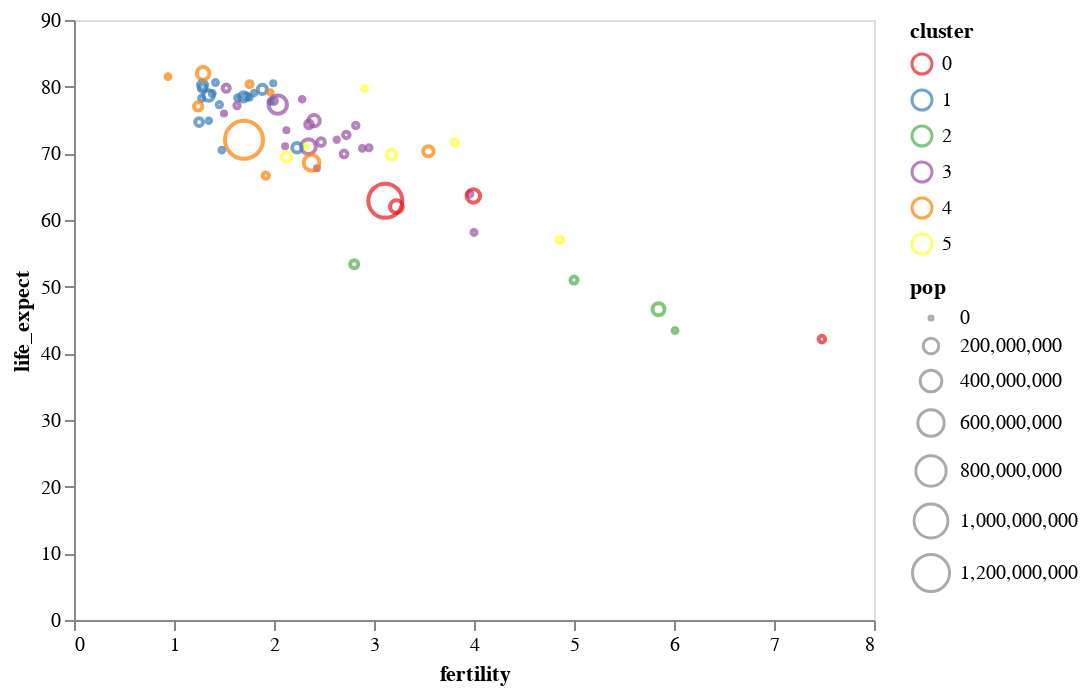

Notebook code cell kept with this figure:
### Markdown cell above
Now let's go back to the chart just with no gridlines.  Next up is to change the color palette for the `cluster` attribute.   [Scale Ranges](https://vega.github.io/vega-lite/docs/scale.html#range) indicates that in Vega-Lite, the default color palettes are chosen based on the attribute's type:
* "category" for nominal fields.
* "ordinal" for ordinal fields.
* "heatmap" for quantitative and temporal fields with "rect" marks and "ramp' for other marks

Color palettes can be set using the `range` or `scheme` property within the [`altair.Scale()`](https://altair-viz.github.io/user_guide/generated/core/altair.Scale.html#altair.Scale) function. To learn more about `altair.Color()`, click [here](https://altair-viz.github.io/user_guide/generated/channels/altair.Color.html).

See the [Color Schemes](https://vega.github.io/vega/docs/schemes/) documentation for the various schemes that are available and the [Scale > Color Schemes](https://vega.github.io/vega-lite/docs/scale.html#scheme) documentation for examples.

For this example, we'll pick the [`set1`](https://vega.github.io/vega/docs/schemes/#set1) scheme.

### Code cell
alt.Chart(data_2000).mark_point().encode(
    x = alt.X('fertility:Q', axis = alt.Axis(grid = False)),
    y = alt.Y('life_expect:Q', axis = alt.Axis(grid = False)),
    color = alt.Color('cluster:N', scale = alt.Scale(scheme = 'set1' )),
    size = 'pop:Q'
)

### Figure 1 — Vega-Lite specification as saved in the notebook (floating-point values rounded to 4 significant figures)
{"config": {"view": {"continuousWidth": 400, "continuousHeight": 300}}, "data": {"name": "data-fdeb0b749a6385830bd1445d39ad6ea0"}, "mark": "point", "encoding": {"color": {"field": "cluster", "scale": {"scheme": "set1"}, "type": "nominal"}, "size": {"field": "pop", "type": "quantitative"}, "x": {"axis": {"grid": false}, "field": "fertility", "type": "quantitative"}, "y": {"axis": {"grid": false}, "field": "life_expect", "type": "quantitative"}}, "$schema": "https://vega.github.io/schema/vega-lite/v4.17.0.json", "datasets": {"data-fdeb0b749a6385830bd1445d39ad6ea0": [{"year": 2000, "country": "Afghanistan", "cluster": 0, "pop": 23898198, "life_expect": 42.13, "fertility": 7.479}, {"year": 2000, "country": "Argentina", "cluster": 3, "pop": 37497728, "life_expect": 74.34, "fertility": 2.35}, {"year": 2000, "country": "Aruba", "cluster": 3, "pop": 69539, "life_expect": 73.45, "fertility": 2.124}, {"year": 2000, "country": "Australia", "cluster": 4, "pop": 19164620, "life_expect": 80.37, "fertility": 1.756}, {"year": 2000, "country": "Austria", "cluster": 1, "pop": 8113413, "life_expect": 78.98, "fertility": 1.382}, {"year": 2000, "country": "Bahamas", "cluster": 3, "pop": 290075, "life_expect": 71.07, "fertility": 2.111}, {"year": 2000, "country": "Bangladesh", "cluster": 0, "pop": 130406594, "life_expect": 62.01, "fertility": 3.224}, {"year": 2000, "country": "Barbados", "cluster": 3, "pop": 273483, "life_expect": 75.97, "fertility": 1.5}, {"year": 2000, "country": "Belgium", "cluster": 1, "pop": 10263618, "life_expect": 78.32, "fertility": 1.638}, {"year": 2000, "country": "Bolivia", "cluster": 3, "pop": 8152620, "life_expect": 63.88, "fertility": 3.958}, {"year": 2000, "country": "Brazil", "cluster": 3, "pop": 175552771, "life_expect": 71.01, "fertility": 2.345}, {"year": 2000, "country": "Canada", "cluster": 3, "pop": 31278097, "life_expect": 79.77, "fertility": 1.522}, {"year": 2000, "country": "Chile", "cluster": 3, "pop": 15153450, "life_expect": 77.86, "fertility": 2.0}, {"year": 2000, "country": "China", "cluster": 4, "pop": 1262645000, "life_expect": 72.03, "fertility": 1.7}, {"year": 2000, "country": "Colombia", "cluster": 3, "pop": 39685655, "life_expect": 71.68, "fertility": 2.47}, {"year": 2000, "country": "Costa Rica", "cluster": 3, "pop": 3710558, "life_expect": 78.12, "fertility": 2.281}, {"year": 2000, "country": "Croatia", "cluster": 1, "pop": 4410830, "life_expect": 74.88, "fertility": 1.348}, {"year": 2000, "country": "Cuba", "cluster": 3, "pop": 11134273, "life_expect": 77.16, "fertility": 1.63}, {"year": 2000, "country": "Dominican Republic", "cluster": 3, "pop": 8385828, "life_expect": 70.85, "fertility": 2.95}, {"year": 2000, "country": "Ecuador", "cluster": 3, "pop": 12505204, "life_expect": 74.17, "fertility": 2.817}, {"year": 2000, "country": "Egypt", "cluster": 5, "pop": 70492342, "life_expect": 69.81, "fertility": 3.174}, {"year": 2000, "country": "El Salvador", "cluster": 3, "pop": 6122515, "life_expect": 70.73, "fertility": 2.883}, {"year": 2000, "country": "Finland", "cluster": 1, "pop": 5168595, "life_expect": 78.37, "fertility": 1.754}, {"year": 2000, "country": "France", "cluster": 1, "pop": 59381628, "life_expect": 79.59, "fertility": 1.883}, {"year": 2000, "country": "Georgia", "cluster": 1, "pop": 4777209, "life_expect": 70.48, "fertility": 1.478}, {"year": 2000, "country": "Germany", "cluster": 1, "pop": 82187909, "life_expect": 78.67, "fertility": 1.346}, {"year": 2000, "country": "Greece", "cluster": 1, "pop": 10559110, "life_expect": 78.26, "fertility": 1.277}, {"year": 2000, "country": "Grenada", "cluster": 3, "pop": 89312, "life_expect": 67.75, "fertility": 2.429}, {"year": 2000, "country": "Haiti", "cluster": 3, "pop": 7306302, "life_expect": 58.14, "fertility": 4.0}, {"year": 2000, "country": "Hong Kong", "cluster": 4, "pop": 6658720, "life_expect": 81.5, "fertility": 0.94}, {"year": 2000, "country": "Iceland", "cluster": 1, "pop": 281043, "life_expect": 80.5, "fertility": 1.993}, {"year": 2000, "country": "India", "cluster": 0, "pop": 1007702000, "life_expect": 62.88, "fertility": 3.113}, {"year": 2000, "country": "Indonesia", "cluster": 4, "pop": 206265000, "life_expect": 68.59, "fertility": 2.376}, {"year": 2000, "country": "Iran", "cluster": 5, "pop": 65660289, "life_expect": 69.45, "fertility": 2.124}, {"year": 2000, "country": "Iraq", "cluster": 5, "pop": 22675617, "life_expect": 57.05, "fertility": 4.858}, {"year": 2000, "country": "Ireland", "cluster": 1, "pop": 3791690, "life_expect": 77.78, "fertility": 1.969}, {"year": 2000, "country": "Israel", "cluster": 5, "pop": 5842454, "life_expect": 79.7, "fertility": 2.906}, {"year": 2000, "country": "Italy", "cluster": 1, "pop": 57719337, "life_expect": 80.24, "fertility": 1.286}, {"year": 2000, "country": "Jamaica", "cluster": 3, "pop": 2615467, "life_expect": 72.05, "fertility": 2.628}, {"year": 2000, "country": "Japan", "cluster": 4, "pop": 126699784, "life_expect": 82.0, "fertility": 1.291}, {"year": 2000, "country": "Kenya", "cluster": 2, "pop": 29985839, "life_expect": 50.99, "fertility": 5.0}, {"year": 2000, "country": "South Korea", "cluster": 4, "pop": 21647682, "life_expect": 66.66, "fertility": 1.917}, {"year": 2000, "country": "North Korea", "cluster": 4, "pop": 47351083, "life_expect": 77.05, "fertility": 1.242}, {"year": 2000, "country": "Lebanon", "cluster": 5, "pop": 3578036, "life_expect": 71.03, "fertility": 2.319}, {"year": 2000, "country": "Mexico", "cluster": 3, "pop": 99926620, "life_expect": 74.9, "fertility": 2.401}, {"year": 2000, "country": "Netherlands", "cluster": 1, "pop": 15907853, "life_expect": 78.53, "fertility": 1.726}, {"year": 2000, "country": "New Zealand", "cluster": 4, "pop": 3819762, "life_expect": 79.11, "fertility": 1.964}, {"year": 2000, "country": "Nigeria", "cluster": 2, "pop": 114306700, "life_expect": 46.61, "fertility": 5.845}, {"year": 2000, "country": "Norway", "cluster": 1, "pop": 4492400, "life_expect": 79.05, "fertility": 1.801}, {"year": 2000, "country": "Pakistan", "cluster": 0, "pop": 146342958, "life_expect": 63.61, "fertility": 3.994}, {"year": 2000, "country": "Peru", "cluster": 3, "pop": 25979722, "life_expect": 69.91, "fertility": 2.7}, {"year": 2000, "country": "Philippines", "cluster": 4, "pop": 79739825, "life_expect": 70.3, "fertility": 3.544}, {"year": 2000, "country": "Poland", "cluster": 1, "pop": 38654164, "life_expect": 74.67, "fertility": 1.251}, {"year": 2000, "country": "Portugal", "cluster": 1, "pop": 10335597, "life_expect": 77.29, "fertility": 1.454}, {"year": 2000, "country": "Rwanda", "cluster": 2, "pop": 7507056, "life_expect": 43.41, "fertility": 6.01}, {"year": 2000, "country": "Saudi Arabia", "cluster": 5, "pop": 23153090, "life_expect": 71.63, "fertility": 3.81}, {"year": 2000, "country": "South Africa", "cluster": 2, "pop": 44066197, "life_expect": 53.37, "fertility": 2.802}, {"year": 2000, "country": "Spain", "cluster": 1, "pop": 40016081, "life_expect": 79.78, "fertility": 1.287}, {"year": 2000, "country": "Switzerland", "cluster": 1, "pop": 7266920, "life_expect": 80.62, "fertility": 1.415}, {"year": 2000, "country": "Turkey", "cluster": 1, "pop": 65666677, "life_expect": 70.84, "fertility": 2.23}, {"year": 2000, "country": "United Kingdom", "cluster": 1, "pop": 59522468, "life_expect": 78.47, "fertility": 1.695}, {"year": 2000, "country": "United States", "cluster": 3, "pop": 282338631, "life_expect": 77.31, "fertility": 2.038}, {"year": 2000, "country": "Venezuela", "cluster": 3, "pop": 23542649, "life_expect": 72.77, "fertility": 2.723}]}}
